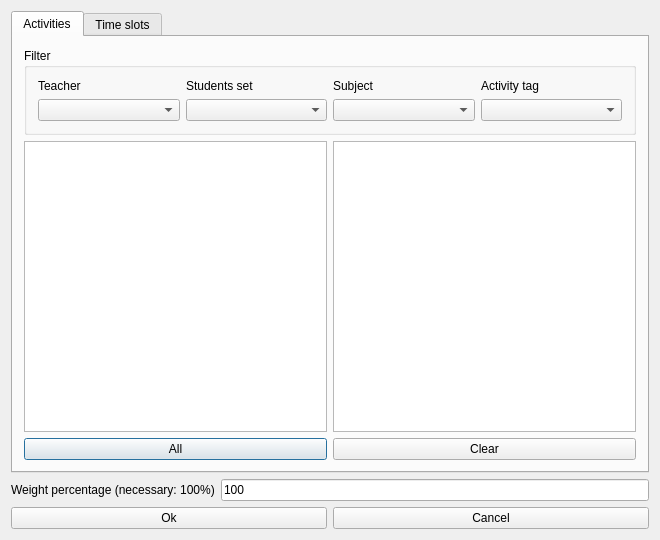
<?xml version="1.0" encoding="UTF-8"?>
<ui version="4.0">
 <class>ModifyConstraintActivitiesMinSimultaneousInSelectedTimeSlotsForm_template</class>
 <widget class="QDialog" name="ModifyConstraintActivitiesMinSimultaneousInSelectedTimeSlotsForm_template">
  <property name="geometry">
   <rect>
    <x>0</x>
    <y>0</y>
    <width>660</width>
    <height>540</height>
   </rect>
  </property>
  <property name="windowTitle">
   <string extracomment="This is the title of the dialog to add a new constraint of this type">Modify activities min simultaneous in selected time slots</string>
  </property>
  <layout class="QGridLayout" name="gridLayout_4">
   <item row="0" column="0">
    <widget class="QTabWidget" name="tabWidget">
     <property name="currentIndex">
      <number>0</number>
     </property>
     <widget class="QWidget" name="tab">
      <attribute name="title">
       <string>Activities</string>
      </attribute>
      <layout class="QGridLayout" name="gridLayout_5">
       <item row="0" column="0">
        <widget class="QGroupBox" name="filterGroupBox">
         <property name="title">
          <string>Filter</string>
         </property>
         <layout class="QGridLayout" name="gridLayout_3">
          <item row="0" column="0">
           <widget class="QLabel" name="teachersTextLabel">
            <property name="text">
             <string>Teacher</string>
            </property>
            <property name="wordWrap">
             <bool>false</bool>
            </property>
           </widget>
          </item>
          <item row="0" column="1">
           <widget class="QLabel" name="studentsTextLabel">
            <property name="text">
             <string>Students set</string>
            </property>
            <property name="wordWrap">
             <bool>false</bool>
            </property>
           </widget>
          </item>
          <item row="0" column="2">
           <widget class="QLabel" name="subjectsTextLabel">
            <property name="text">
             <string>Subject</string>
            </property>
            <property name="wordWrap">
             <bool>false</bool>
            </property>
           </widget>
          </item>
          <item row="0" column="3">
           <widget class="QLabel" name="activityTagsTextLabel">
            <property name="text">
             <string>Activity tag</string>
            </property>
            <property name="wordWrap">
             <bool>false</bool>
            </property>
           </widget>
          </item>
          <item row="1" column="0">
           <widget class="QComboBox" name="teachersComboBox"/>
          </item>
          <item row="1" column="1">
           <widget class="QComboBox" name="studentsComboBox"/>
          </item>
          <item row="1" column="2">
           <widget class="QComboBox" name="subjectsComboBox"/>
          </item>
          <item row="1" column="3">
           <widget class="QComboBox" name="activityTagsComboBox"/>
          </item>
         </layout>
        </widget>
       </item>
       <item row="1" column="0">
        <layout class="QHBoxLayout" name="horizontalLayout_2">
         <item>
          <layout class="QVBoxLayout" name="verticalLayout_2">
           <item>
            <widget class="QListWidget" name="allActivitiesListWidget"/>
           </item>
           <item>
            <widget class="QPushButton" name="addAllActivitiesPushButton">
             <property name="text">
              <string comment="Text on a button. It refers to adding all activities from the list above this button into the current constraint">All</string>
             </property>
            </widget>
           </item>
          </layout>
         </item>
         <item>
          <layout class="QVBoxLayout" name="verticalLayout">
           <item>
            <widget class="QListWidget" name="selectedActivitiesListWidget"/>
           </item>
           <item>
            <widget class="QPushButton" name="clearPushButton">
             <property name="text">
              <string>Clear</string>
             </property>
            </widget>
           </item>
          </layout>
         </item>
        </layout>
       </item>
      </layout>
     </widget>
     <widget class="QWidget" name="tab_2">
      <attribute name="title">
       <string>Time slots</string>
      </attribute>
      <layout class="QGridLayout" name="gridLayout_6">
       <item row="0" column="0" colspan="4">
        <widget class="QTableWidget" name="selectedTimesTable"/>
       </item>
       <item row="1" column="0">
        <layout class="QGridLayout" name="gridLayout">
         <item row="0" column="0" colspan="2">
          <widget class="QLabel" name="label">
           <property name="text">
            <string extracomment="This is an explanation in a dialog for a constraint. It says that symbol X means that this slot is selected, and an empty cell means that the slot is not selected">X=selected, empty=not selected</string>
           </property>
          </widget>
         </item>
         <item row="1" column="0">
          <widget class="QPushButton" name="setAllSelectedPushButton">
           <property name="text">
            <string comment="It refers to time slots">Select all</string>
           </property>
          </widget>
         </item>
         <item row="1" column="1">
          <widget class="QPushButton" name="setAllUnselectedPushButton">
           <property name="text">
            <string comment="It refers to time slots">Unselect all</string>
           </property>
          </widget>
         </item>
        </layout>
       </item>
       <item row="1" column="1">
        <spacer name="horizontalSpacer">
         <property name="orientation">
          <enum>Qt::Horizontal</enum>
         </property>
         <property name="sizeHint" stdset="0">
          <size>
           <width>240</width>
           <height>20</height>
          </size>
         </property>
        </spacer>
       </item>
       <item row="1" column="2">
        <widget class="QGroupBox" name="maxSimultaneousGroupBox">
         <property name="title">
          <string comment="It refers to the min number of simultaneous activities">Min simultaneous</string>
         </property>
         <layout class="QGridLayout" name="gridLayout_2">
          <item row="0" column="0">
           <widget class="QSpinBox" name="minSimultaneousSpinBox"/>
          </item>
         </layout>
        </widget>
       </item>
       <item row="1" column="3">
        <widget class="QCheckBox" name="allowEmptySlotsCheckBox">
         <property name="text">
          <string extracomment="It is a check box, yes/no. The string must not be wide, that is why I put it on three lines.">Allow
empty
slots</string>
         </property>
        </widget>
       </item>
      </layout>
     </widget>
    </widget>
   </item>
   <item row="1" column="0">
    <layout class="QHBoxLayout" name="weightBoxLayout">
     <item>
      <widget class="QLabel" name="weightTextLabel">
       <property name="frameShape">
        <enum>QFrame::NoFrame</enum>
       </property>
       <property name="frameShadow">
        <enum>QFrame::Plain</enum>
       </property>
       <property name="text">
        <string>Weight percentage (necessary: 100%)</string>
       </property>
       <property name="wordWrap">
        <bool>false</bool>
       </property>
      </widget>
     </item>
     <item>
      <widget class="QLineEdit" name="weightLineEdit">
       <property name="text">
        <string notr="true">100</string>
       </property>
      </widget>
     </item>
    </layout>
   </item>
   <item row="2" column="0">
    <layout class="QHBoxLayout" name="horizontalLayout">
     <item>
      <widget class="QPushButton" name="okPushButton">
       <property name="text">
        <string>Ok</string>
       </property>
      </widget>
     </item>
     <item>
      <widget class="QPushButton" name="cancelPushButton">
       <property name="text">
        <string>Cancel</string>
       </property>
      </widget>
     </item>
    </layout>
   </item>
  </layout>
 </widget>
 <layoutdefault spacing="6" margin="11"/>
 <resources/>
 <connections/>
</ui>
